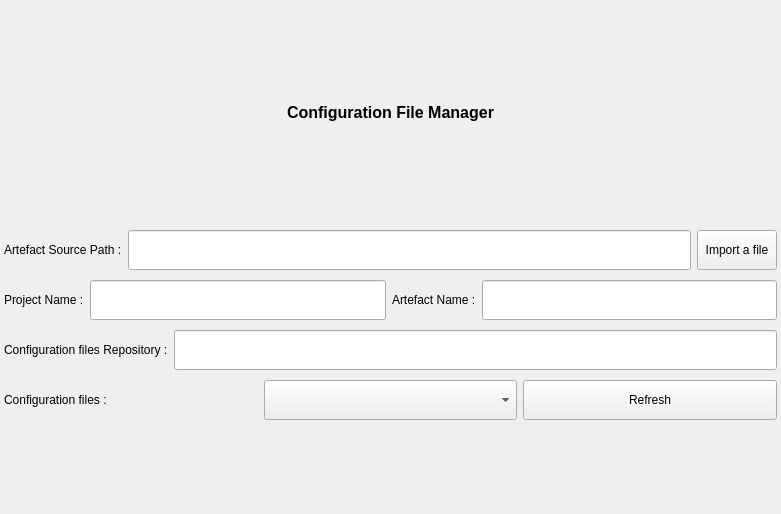
<?xml version="1.0" encoding="UTF-8"?>
<ui version="4.0">
 <class>fileConfiguratorView</class>
 <widget class="QWidget" name="fileConfiguratorView">
  <property name="geometry">
   <rect>
    <x>0</x>
    <y>0</y>
    <width>781</width>
    <height>514</height>
   </rect>
  </property>
  <property name="minimumSize">
   <size>
    <width>0</width>
    <height>0</height>
   </size>
  </property>
  <property name="maximumSize">
   <size>
    <width>16777215</width>
    <height>16777215</height>
   </size>
  </property>
  <property name="windowTitle">
   <string>Form</string>
  </property>
  <property name="styleSheet">
   <string notr="true"/>
  </property>
  <layout class="QVBoxLayout" name="verticalLayout_2">
   <property name="leftMargin">
    <number>4</number>
   </property>
   <property name="topMargin">
    <number>4</number>
   </property>
   <property name="rightMargin">
    <number>4</number>
   </property>
   <property name="bottomMargin">
    <number>0</number>
   </property>
   <item>
    <widget class="QLabel" name="fileConfiguratorTitle">
     <property name="minimumSize">
      <size>
       <width>0</width>
       <height>40</height>
      </size>
     </property>
     <property name="maximumSize">
      <size>
       <width>16777215</width>
       <height>40</height>
      </size>
     </property>
     <property name="font">
      <font>
       <pointsize>12</pointsize>
       <bold>true</bold>
      </font>
     </property>
     <property name="text">
      <string>Configuration File Manager</string>
     </property>
     <property name="alignment">
      <set>Qt::AlignmentFlag::AlignCenter</set>
     </property>
    </widget>
   </item>
   <item>
    <widget class="QWidget" name="header" native="true">
     <property name="minimumSize">
      <size>
       <width>0</width>
       <height>200</height>
      </size>
     </property>
     <property name="maximumSize">
      <size>
       <width>16777215</width>
       <height>200</height>
      </size>
     </property>
     <layout class="QVBoxLayout" name="verticalLayout">
      <property name="spacing">
       <number>6</number>
      </property>
      <property name="leftMargin">
       <number>0</number>
      </property>
      <property name="topMargin">
       <number>0</number>
      </property>
      <property name="rightMargin">
       <number>0</number>
      </property>
      <property name="bottomMargin">
       <number>0</number>
      </property>
      <item>
       <layout class="QHBoxLayout" name="horizontalLayout">
        <item>
         <widget class="QLabel" name="artefactSourcePathLabel">
          <property name="text">
           <string>Artefact Source Path :</string>
          </property>
         </widget>
        </item>
        <item>
         <widget class="QLineEdit" name="artefactSourcePathLineEdit">
          <property name="minimumSize">
           <size>
            <width>0</width>
            <height>40</height>
           </size>
          </property>
          <property name="maximumSize">
           <size>
            <width>16777215</width>
            <height>40</height>
           </size>
          </property>
          <property name="readOnly">
           <bool>true</bool>
          </property>
         </widget>
        </item>
        <item>
         <widget class="QPushButton" name="importButton">
          <property name="minimumSize">
           <size>
            <width>0</width>
            <height>40</height>
           </size>
          </property>
          <property name="maximumSize">
           <size>
            <width>16777215</width>
            <height>40</height>
           </size>
          </property>
          <property name="text">
           <string>Import a file</string>
          </property>
         </widget>
        </item>
       </layout>
      </item>
      <item>
       <layout class="QHBoxLayout" name="horizontalLayout_4">
        <item>
         <widget class="QLabel" name="projectName">
          <property name="text">
           <string>Project Name :</string>
          </property>
         </widget>
        </item>
        <item>
         <widget class="QLineEdit" name="projectNameLineEdit">
          <property name="minimumSize">
           <size>
            <width>0</width>
            <height>40</height>
           </size>
          </property>
          <property name="maximumSize">
           <size>
            <width>16777215</width>
            <height>40</height>
           </size>
          </property>
          <property name="readOnly">
           <bool>true</bool>
          </property>
         </widget>
        </item>
        <item>
         <widget class="QLabel" name="artefactNameLabel">
          <property name="text">
           <string>Artefact Name :</string>
          </property>
         </widget>
        </item>
        <item>
         <widget class="QLineEdit" name="artefactNameLineEdit">
          <property name="minimumSize">
           <size>
            <width>0</width>
            <height>40</height>
           </size>
          </property>
          <property name="maximumSize">
           <size>
            <width>16777215</width>
            <height>40</height>
           </size>
          </property>
          <property name="readOnly">
           <bool>true</bool>
          </property>
         </widget>
        </item>
       </layout>
      </item>
      <item>
       <layout class="QHBoxLayout" name="horizontalLayout_2">
        <item>
         <widget class="QLabel" name="repositoryLabel">
          <property name="text">
           <string>Configuration files Repository :</string>
          </property>
         </widget>
        </item>
        <item>
         <widget class="QLineEdit" name="repositoryLineEdit">
          <property name="minimumSize">
           <size>
            <width>0</width>
            <height>40</height>
           </size>
          </property>
          <property name="maximumSize">
           <size>
            <width>16777215</width>
            <height>40</height>
           </size>
          </property>
          <property name="readOnly">
           <bool>true</bool>
          </property>
         </widget>
        </item>
       </layout>
      </item>
      <item>
       <layout class="QHBoxLayout" name="horizontalLayout_5">
        <property name="spacing">
         <number>6</number>
        </property>
        <property name="leftMargin">
         <number>0</number>
        </property>
        <item>
         <widget class="QLabel" name="fileSelectorLabel">
          <property name="maximumSize">
           <size>
            <width>16777215</width>
            <height>16777215</height>
           </size>
          </property>
          <property name="text">
           <string>Configuration files :</string>
          </property>
         </widget>
        </item>
        <item>
         <widget class="QComboBox" name="filesComboBox">
          <property name="minimumSize">
           <size>
            <width>0</width>
            <height>40</height>
           </size>
          </property>
          <property name="maximumSize">
           <size>
            <width>16777215</width>
            <height>40</height>
           </size>
          </property>
         </widget>
        </item>
        <item>
         <widget class="QPushButton" name="refreshButton">
          <property name="minimumSize">
           <size>
            <width>0</width>
            <height>40</height>
           </size>
          </property>
          <property name="maximumSize">
           <size>
            <width>16777215</width>
            <height>40</height>
           </size>
          </property>
          <property name="text">
           <string>Refresh</string>
          </property>
         </widget>
        </item>
       </layout>
      </item>
     </layout>
    </widget>
   </item>
   <item>
    <layout class="QVBoxLayout" name="centralWidgetLocationLayout"/>
   </item>
  </layout>
 </widget>
 <resources/>
 <connections/>
</ui>
